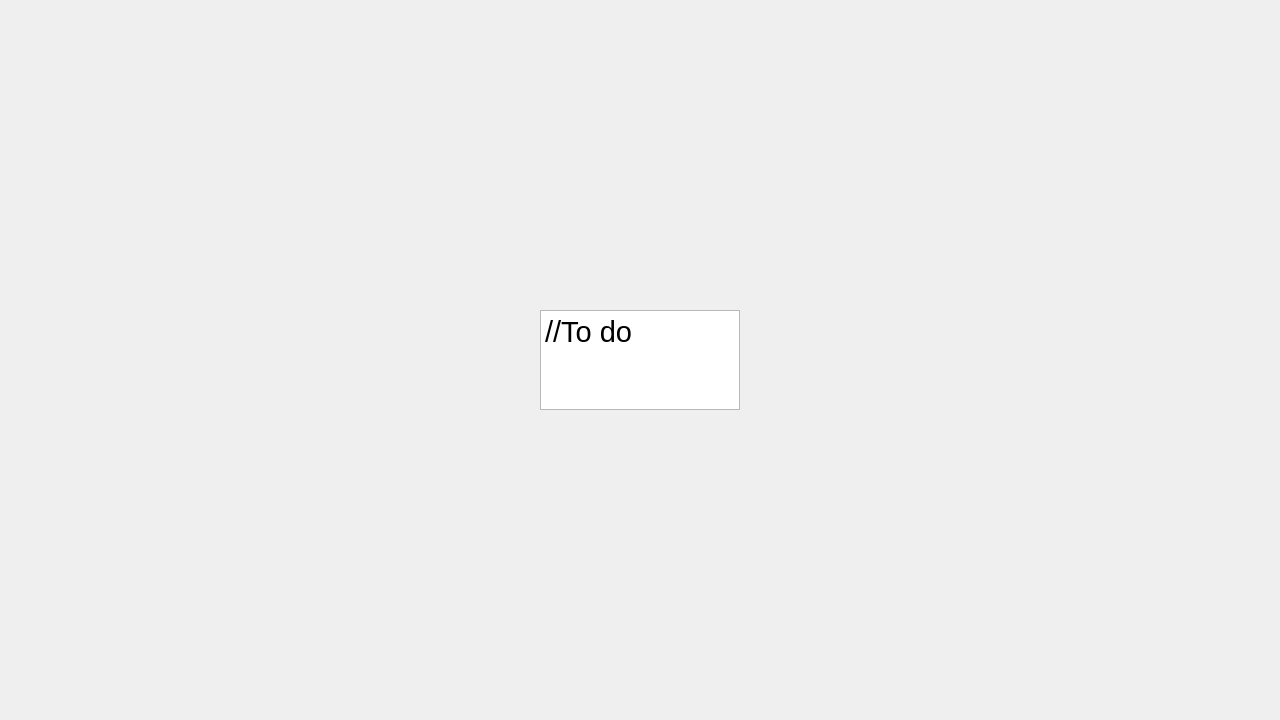
<?xml version="1.0" encoding="UTF-8"?>
<ui version="4.0">
 <class>w1</class>
 <widget class="QWidget" name="w1">
  <property name="geometry">
   <rect>
    <x>0</x>
    <y>0</y>
    <width>1280</width>
    <height>720</height>
   </rect>
  </property>
  <property name="windowTitle">
   <string>Form</string>
  </property>
  <widget class="QTextEdit" name="textEdit">
   <property name="geometry">
    <rect>
     <x>540</x>
     <y>310</y>
     <width>200</width>
     <height>100</height>
    </rect>
   </property>
   <property name="html">
    <string>&lt;!DOCTYPE HTML PUBLIC &quot;-//W3C//DTD HTML 4.0//EN&quot; &quot;http://www.w3.org/TR/REC-html40/strict.dtd&quot;&gt;
&lt;html&gt;&lt;head&gt;&lt;meta name=&quot;qrichtext&quot; content=&quot;1&quot; /&gt;&lt;meta charset=&quot;utf-8&quot; /&gt;&lt;style type=&quot;text/css&quot;&gt;
p, li { white-space: pre-wrap; }
hr { height: 1px; border-width: 0; }
li.unchecked::marker { content: &quot;\2610&quot;; }
li.checked::marker { content: &quot;\2612&quot;; }
&lt;/style&gt;&lt;/head&gt;&lt;body style=&quot; font-family:'Microsoft YaHei UI'; font-size:9pt; font-weight:400; font-style:normal;&quot;&gt;
&lt;p style=&quot; margin-top:0px; margin-bottom:0px; margin-left:0px; margin-right:0px; -qt-block-indent:0; text-indent:0px;&quot;&gt;&lt;span style=&quot; font-size:22pt;&quot;&gt;//To do&lt;/span&gt;&lt;/p&gt;&lt;/body&gt;&lt;/html&gt;</string>
   </property>
  </widget>
 </widget>
 <resources/>
 <connections/>
</ui>
